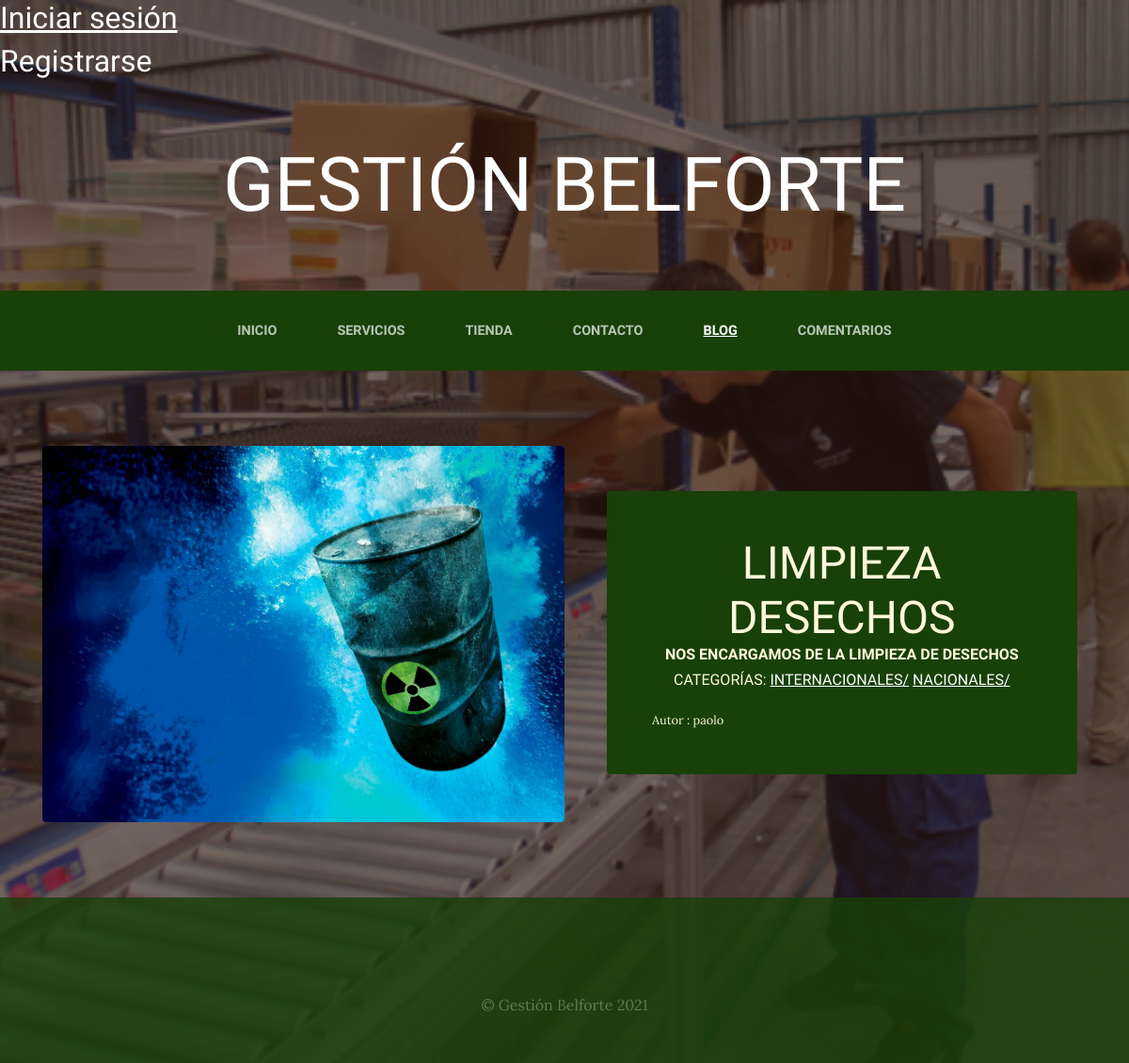
Screenshot of /blog/ with the database file from the repository.
### blog/models.py (models this page shows, shortened)
class Post(models.Model):
    titulo=models.CharField(max_length=50)
    contenido=models.CharField(max_length=50)
    imagen=models.ImageField(upload_to='blog', null=True, blank=True)
    autor=models.ForeignKey(User, on_delete=models.CASCADE)#Relacion uno a varios. RELACIONA AL AUTOR CON SUS POST, SI SE ELIMINA A ESTE AUTOR, SE ELIMINAN TODOS SUS POSTS
    categorias=models.ManyToManyField(Categoria)
    created=models.DateTimeField(auto_now_add=True)
    updated=models.DateTimeField(auto_now_add=True)
    class Meta:
        verbose_name='post'
        verbose_name_plural='posts'

class Categoria(models.Model):
    nombre=models.CharField(max_length=50)
    created=models.DateTimeField(auto_now_add=True)#para que la fecha se ponga automaticamente
    updated=models.DateTimeField(auto_now_add=True)
    class Meta:
        verbose_name='categoria'  #nombre en modelo de BBDD, como el nombre que tengan los campos
        verbose_name_plural='categorias'

### blog/views.py (the view)
# urls.py: 2. Add a URL to urlpatterns:  path('blog/', include('blog.urls'))
def blog(request):
    posts=Post.objects.all()
    return render(request, 'blog/blog.html', {"posts" : posts})

### carro/context_processor.py (called while the page is built, shortened)
def importe_total_carro(request):
    total=0
    miCarro=Carro(request)  #debo crear el objeto Carro aunque no lo use aca para poder acceder a el, si no, no funciona NADA del sitio web
    try:
        print('XD')
        return {'importe_total_carro':total}
    except:
        return {'importe_total_carro':total}

### blog/templates/blog/blog.html
{% extends "ProyectoWebApp/base.html" %}
{% load static %}
{% block content %}
    {% for post in posts %}
    <section class="page-section clearfix">
        <div class="container">
          <div class="intro">
            <img class="intro-img img-fluid mb-3 mb-lg-0 rounded" src="{{post.imagen.url}}" alt="" style="width: 50%; height: 50%;">
            <div class="intro-text left-0 text-center bg-faded p-5 rounded">
              <h2 class="section-heading mb-4" >
                <span class="section-heading-lower">{{post.titulo}}</span>
                <span class="section-heading-upper">{{post.contenido}}</span>
                <span style="font-size: 0.5em;">
                  Categorías:
                  {% for categoria in post.categorias.all %}
                    <a href="{% url 'categoria' categoria.id %}" class="linksCategorias">{{categoria.nombre}}/</a>
                  {% endfor %}
                </span>
              </h2>
             <div style="text-align: left; font-size: 0.8em;">
              Autor : {{post.autor}}
            </div>
          </div>
        </div>
      </section>
    {% endfor %}
{% endblock %}

### ProyectoWebApp/static/ProyectoWebApp/css/gestion.css (style rules this page uses)
body { font-family: 'Lora'; background: linear-gradient(rgba(47, 23, 15, 0.65), rgba(47, 23, 15, 0.65)), url("../img/bg_main.jpg"); background-attachment: fixed; background-position: center; background-size: cover; }
h1, h2, h3, h4, h5, h6 { font-family: 'Raleway'; }
.page-section { margin-top: 5rem; margin-bottom: 5rem; }
.section-heading { text-transform: uppercase; }
.section-heading .section-heading-upper { display: block; font-size: 1rem; font-weight: 800; padding-bottom:.5rem; }
.section-heading .section-heading-lower { display: block; font-size: 3rem; font-weight: 100; }
.bg-faded { background-color: rgba(255, 255, 255, 0.85); }
.intro { position: relative; }
@media (min-width: 992px) { .intro .intro-img { width: 75%; float: left; } }
@media (min-width: 992px) { .intro .intro-text { left: 600; width: 60%; margin-top: 3rem; background-color: rgba(24, 64, 8); color: cornsilk; position: absolute; } }
@media (min-width: 1200px) { .intro .intro-text { width: 45%; } }
.linksCategorias { color:white !important; text-decoration: underline; }

### rows the page displays
Post: imagen (picture), titulo "LIMPIEZA DESECHOS", contenido "NOS ENCARGAMOS DE LA LIMPIEZA DE DESECHOS", autor "paolo"
Categoria: nombre "INTERNACIONALES"
Categoria: nombre "NACIONALES"
